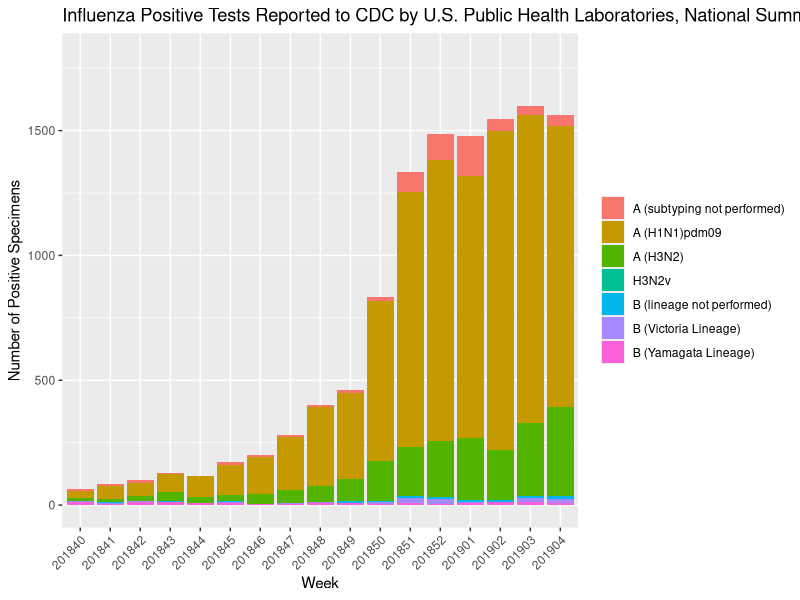

Write the R code that produced this figure.
# TODO: get more xticks
# TODO: download latest data from flu site.
library(ggplot2)

# read data from csv, skip first line containing comments
clData <- read.csv("./FluViewPhase2Data/WHO_NREVSS_Public_Health_Labs.csv", skip=1)


paddedWeek <- formatC(clData$WEEK, width = 2, format = "d", flag = "0")

# combine year and week and use them as xticks when plotting
xticks <- paste(as.character(clData$YEAR), as.character(paddedWeek), sep="")

# for melt method
library(reshape2)


columns <- c("A..Subtyping.not.Performed.", "A..2009.H1N1.", "A..H3.", "H3N2v", "B", "BVic", "BYam")

customLabels <- c("A (subtyping not performed)", "A (H1N1)pdm09", "A (H3N2)", "H3N2v", "B (lineage not performed)", "B (Victoria Lineage)", "B (Yamagata Lineage)")

# get the data that we care and melt it
positiveData <- clData[, columns]
positiveData$category <- xticks
mPositiveData <- melt(positiveData, id.vars = "category")



ggplot(
  data = mPositiveData,
  aes(
    category,
    value,
    fill = factor(variable, levels = columns, labels=customLabels),
  )) +
    geom_bar(stat = "identity") +
    ggtitle("Title") +
    ylim(0, 1800) +
  theme(legend.title=element_blank()) +
  theme(axis.text.x = element_text(angle = 45, hjust = 1)) +
  ggtitle("Influenza Positive Tests Reported to CDC by U.S. Public Health Laboratories, National Summary, 2018 - 2019 Season") +
  xlab("Week") +
  ylab("Number of Positive Specimens")
